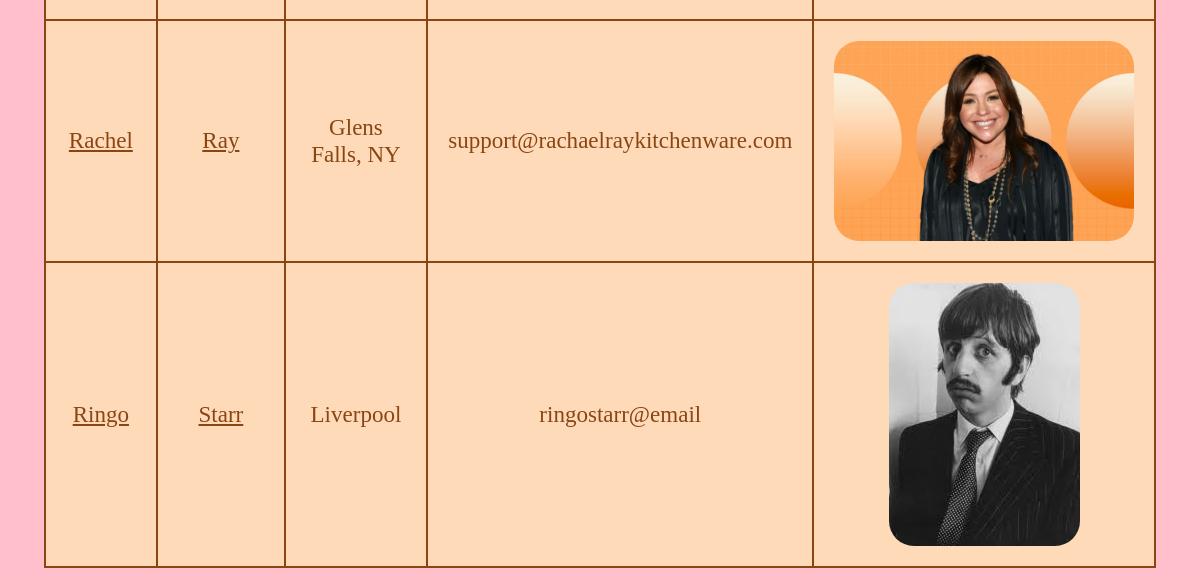
Before: /mini_fb/ (lower part) with the older database file.
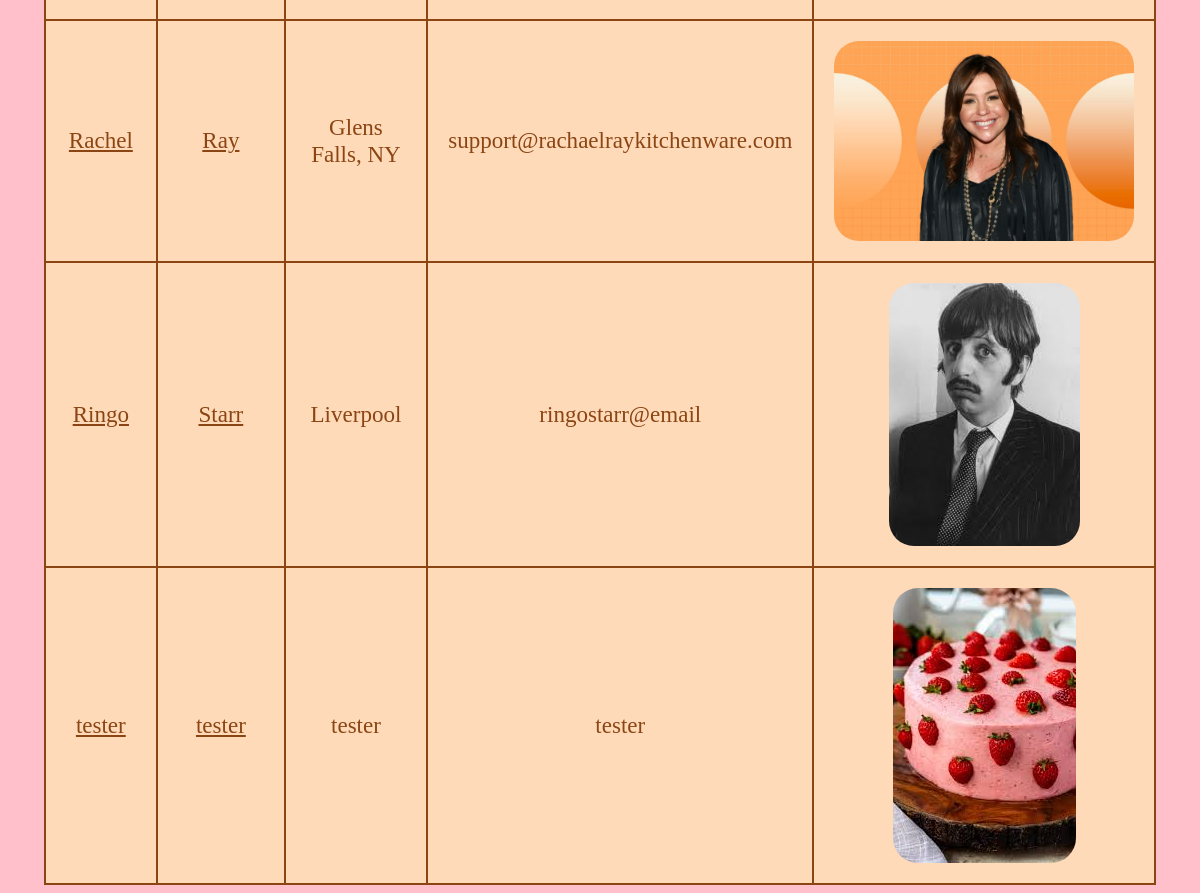
After: the same page with the newer database file.
### mini_fb/models.py (models this page shows, shortened)
class Profile(models.Model):
    first_name = models.TextField(blank=True)
    last_name = models.TextField(blank=True)
    city = models.TextField(blank=True)
    email_address = models.TextField(blank=True)
    image_file = models.ImageField(blank=True) #an actual image
    user = models.ForeignKey(User, on_delete=models.CASCADE) ##NEW

### mini_fb/views.py (the view)
# urls.py: path(r'', ShowAllProfilesView.as_view(), name="show_all_profiles"),
class ShowAllProfilesView(ListView):
    model = Profile
    template_name = "mini_fb/show_all_profiles.html"
    context_object_name = "profiles"
    def dispatch(self, request, *args, **kwargs):
        if request.user.is_authenticated:
            print(f'ShowAllProfilesView.dispatch(): request.user={request.user}')
        else:
            print(f'ShowAllProfilesView.dispatch(): not logged in.')
        return super().dispatch(request, *args, **kwargs)

### mini_fb/templates/mini_fb/show_all_profiles.html (shortened to what this page needs)
{% extends 'mini_fb/base.html' %}
{% block content %}
<table style="height:min-height">
    {% for profile in profiles %}
        <tr>
            <td>
                <a href="{% url 'show_profile' profile.pk %}">
                    {{profile.first_name}}
                </a>
            </td>
            <td>
                <a href="{% url 'show_profile' profile.pk %}">
                    {{profile.last_name}}
                </a>
            </td>
            <td>{{profile.city}}</td>
            <td>{{profile.email_address}}</td>
            <td>
                <a href="{% url 'show_profile' profile.pk %}">
                    {% if profile.image_file %}
                    <img src="{{profile.image_file.url}}" alt="pictures from fb profiles" style="max-width: 300px; height: auto;">
                    {% else %}
                    <h3>No image</h3>
                    {% endif %}
                </a>
            </td>
        </tr>
    {% endfor %}
</table>
{% endblock %}

Changed rows visible on the page:
added Profile: first_name "tester", last_name "tester", city "tester", email_address "tester", image_file (picture)
